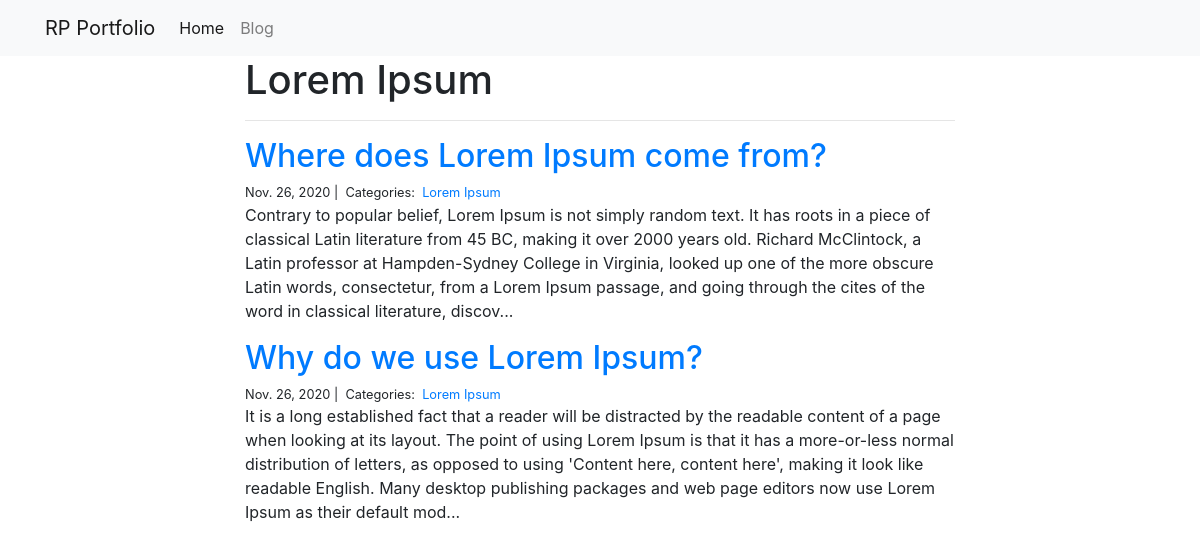
Screenshot of /blog/Lorem Ipsum/ with the database file from the repository.
### blog/models.py (models this page shows)
class Category(models.Model):
    name = models.CharField(max_length=20)

class Post(models.Model):
    title = models.CharField(max_length=255)
    body = models.TextField()
    created_on = models.DateTimeField(auto_now_add=True)
    last_modified = models.DateTimeField(auto_now=True)
    categories = models.ManyToManyField('Category', related_name='posts')

### blog/views.py (the view)
# urls.py: path("<category>/", views.blog_category, name="blog_category"),
def blog_category(request, category):
    posts = Post.objects.filter(
        categories__name__contains=category
    ).order_by(
        '-created_on'
    )
    context = {
        "category": category,
        "posts": posts,
    }
    return render(request, "blog_category.html", context)

### blog/templates/blog_category.html
{% extends "base.html" %}
{% block page_content %}
<div class="col-md-8 offset-md-2">
    <h1>{{ category | title }}</h1>
    <hr>
    {% for post in posts %}
        <h2><a href="{% url 'blog_detail' post.pk%}">{{ post.title }}</a></h2>
        <small>
            {{ post.created_on.date }} |&nbsp;
            Categories:&nbsp;
            {% for category in post.categories.all %}
            <a href="{% url 'blog_category' category.name %}">
                {{ category.name }}
            </a>&nbsp;
            {% endfor %}
        </small>
        <p>{{ post.body | slice:":400" }}...</p>
    {% endfor %}
</div>
{% endblock %}

### rows the page displays
Category: name "Lorem Ipsum"
Post: title "Where does Lorem Ipsum come from?", created_on "Nov. 26, 2020", body "Contrary to popular belief, Lorem Ipsum is not simply random text. It has roots in a piece of classical Latin literature from 45 BC, making it over 2000 years old. Richard McClintock, a Latin professor at Hampden-Sydney College in Virginia, looked up one of the more obscure Latin words, consectetur, from a Lorem Ipsum passage, and going through the cites of the word in classical literature, discov"
Post: title "Why do we use Lorem Ipsum?", created_on "Nov. 26, 2020", body "It is a long established fact that a reader will be distracted by the readable content of a page when looking at its layout. The point of using Lorem Ipsum is that it has a more-or-less normal distribution of letters, as opposed to using 'Content here, content here', making it look like readable English. Many desktop publishing packages and web page editors now use Lorem Ipsum as their default mod"
